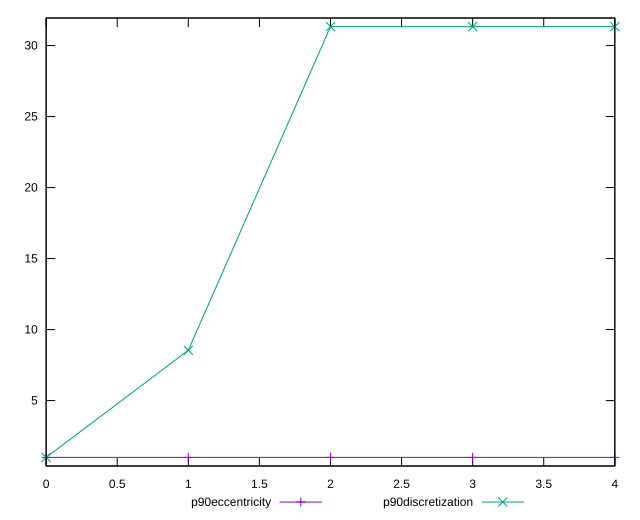

Write the gnuplot code that produced this figure.
reset

$p90Eccentricity <<EOF
0 1
1 1.0000000000000016
2 1
3 0.9999999999999994
4 0.9999999999999997
EOF

$p90Discretization <<EOF
0 1
1 8.545454545454545
2 31.333333333333332
3 31.333333333333332
4 31.333333333333332
EOF

set key outside below
set xrange [0:4]
set yrange [0.39333333333333276:31.939999999999998]
set trange [0.39333333333333276:31.939999999999998]
set terminal svg size 640, 520 enhanced background rgb 'white'
set output "report_00018_2021-02-10T15-25-16.877Z/uses-long-cache-ttl/progression/eccentricity.svg"

plot $p90Eccentricity title "p90eccentricity" with linespoints, \
     $p90Discretization title "p90discretization" with linespoints

reset
